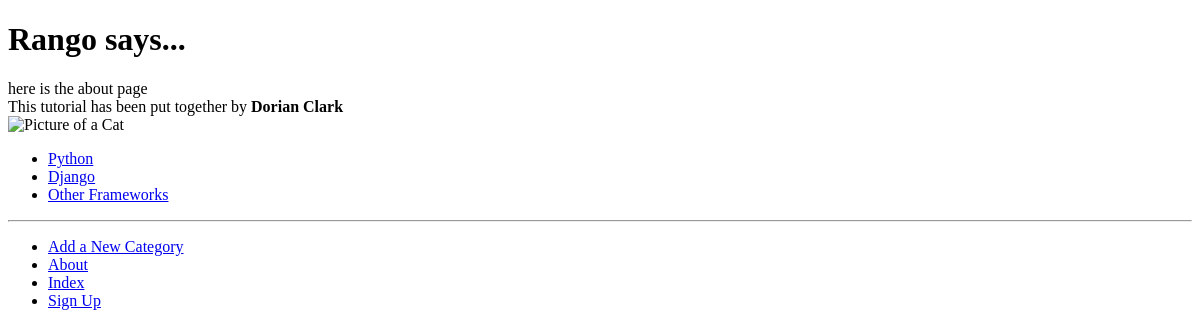
Page /rango/about/ on the earlier database version.
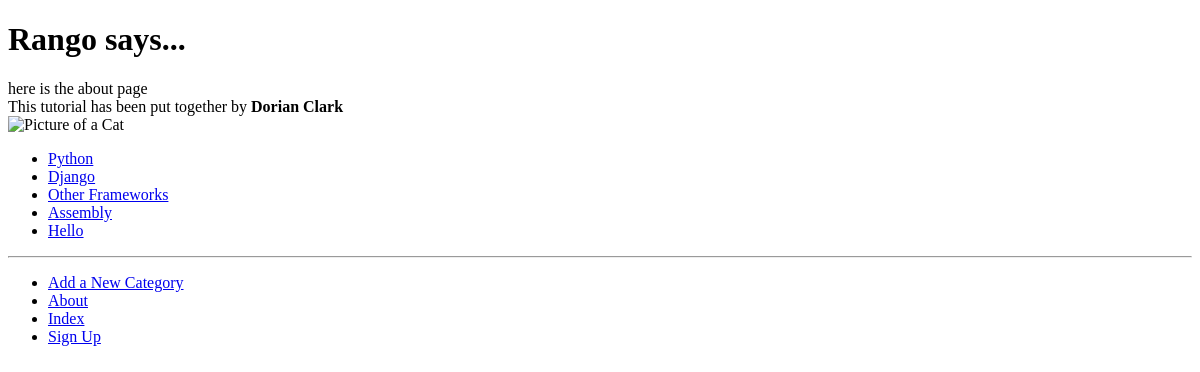
Same page on the later database version.
### rango/models.py (models this page shows, shortened)
class Category(models.Model):
    NAME_MAX_LENGTH = 128
    name = models.CharField(max_length=NAME_MAX_LENGTH, unique=True)
    views = models.IntegerField(default=0)
    likes = models.IntegerField(default=0)
    slug = models.SlugField(unique=True)
    class Meta:
        verbose_name_plural = 'Categories'

### rango/views.py (the view)
# urls.py: path('about/', views.about, name = 'about'),
def about(request):
    context_dict = {'boldmessage': 'Dorian Clark'}
    return render(request, 'rango/about.html', context=context_dict)

### rango/templatetags/rango_template_tags.py (called while the page is built)
@register.inclusion_tag('rango/categories.html')
def get_category_list(current_category=None):
    return {'categories': Category.objects.all(),
            'current_category': current_category}

### templates/rango/about.html (shortened to what this page needs)
{% extends 'rango/base.html' %}
{% load staticfiles %}
{% block body_block %}
<h1>Rango says...</h1>
<div>
    here is the about page <br />
    This tutorial has been put together by <strong>{{ boldmessage }}</strong><br />
</div>
<img src="{{MEDIA_URL}}cat.jpg" alt="Picture of a Cat"/>
{% endblock %}

### templates/rango/categories.html
<ul>
{% if categories %}
    {% for c in categories %}
        {% if c == current_category %}
        <li>
            <strong>
                <a href="{% url 'rango:show_category' c.slug %}">{{ c.name }}</a>
            </strong>
        </li>
        {% else %}
        <li>
            <a href="{% url 'rango:show_category' c.slug %}">{{ c.name }}</a>
        </li>
        {% endif %}
    {% endfor %}
{% else %}
    <li><strong>There are no categories present.</strong></li>
{% endif %}
</ul>

Differences in the rows shown:
added Category: name "Assembly"
added Category: name "Hello"
